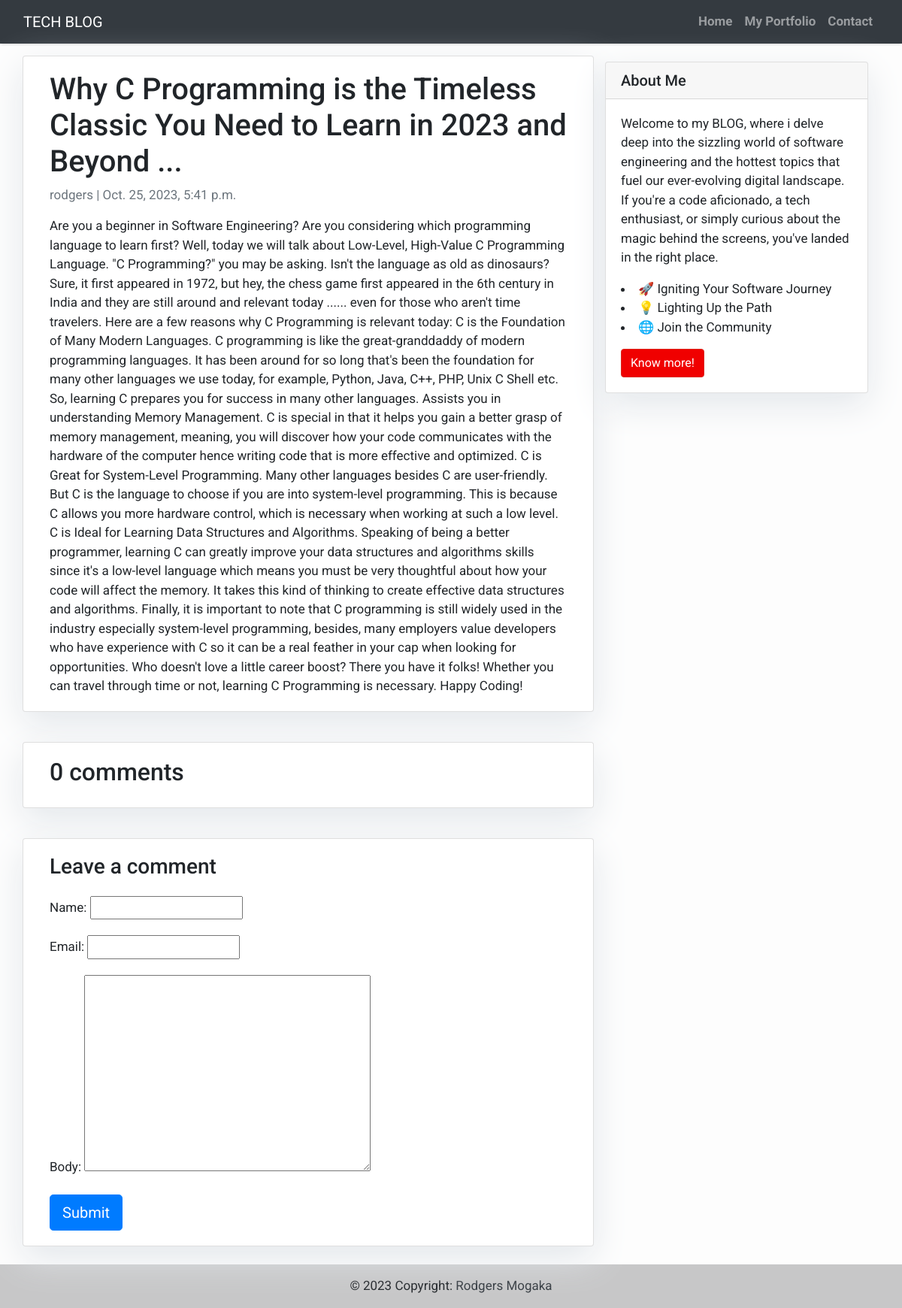
/why-c-programming-is-the-timeless-classic-you-need-to-learn-in-2023-and-beyond/, run on the app's committed database.
### blog/models.py (models this page shows, shortened)
class Post(models.Model):
    title = models.CharField(max_length=200, unique=True)
    slug = models.SlugField(max_length=200, unique=True)
    author = models.ForeignKey(User, on_delete= models.CASCADE,related_name='blog_posts')
    updated_on = models.DateTimeField(auto_now= True)
    content = models.TextField()
    created_on = models.DateTimeField(auto_now_add=True)
    status = models.IntegerField(choices=STATUS, default=0)
    class Meta:
        ordering = ['-created_on']

### blog/views.py (the view)
# urls.py: path("<slug:slug>/", views.post_detail, name="post_detail"),
def post_detail(request, slug):
    template_name = "post_detail.html"
    post = get_object_or_404(Post, slug=slug)
    comments = post.comments.filter(active=True).order_by("-created_on")
    new_comment = None
    if request.method == "POST":
        comment_form = CommentForm(data=request.POST)
        if comment_form.is_valid():
            new_comment = comment_form.save(commit=False)
            new_comment.post = post
            new_comment.save()
    else:
        comment_form = CommentForm()
    return render(
        request,
        template_name,
        {
            "post": post,
            "comments": comments,
            "new_comment": new_comment,
            "comment_form": comment_form,
        },
    )

### blog/forms.py
class CommentForm(forms.ModelForm):
    class Meta:
        model = Comment
        fields = ("name", "email", "body")

### templates/post_detail.html (shortened to what this page needs)
{% extends 'base.html' %}
 {% block content %}<div class="container">
  <div class="row">
    <div class="col-md-8 card mb-4  mt-3 left  top">
     <div class="card-body">
        <h1>{% block title %} {{ post.title }} {% endblock title %}</h1>
       <p class=" text-muted">{{ post.author }} | {{ post.created_on }}</p>
        <p class="card-text ">{{ post.content | safe }}</p>
     </div>    </div>
   {% block sidebar %}
 {% include 'sidebar.html' %}
{% endblock sidebar %}
   <div class="col-md-8 card mb-4  mt-3 ">
      <div class="card-body">
       <h2>{{ comments.count }} comments</h2>
      </div>
   </div>
    <div class="col-md-8 card mb-4  mt-3 ">
      <div class="card-body">
        {% if new_comment %}
        <div class="alert alert-success" role="alert">
          Your comment is awaiting moderation
        </div>
        {% else %}
        <h3>Leave a comment</h3>
        <form method="post" style="margin-top: 1.3em;">
          {{ comment_form.as_p }}
          <button type="submit" class="btn btn-primary  btn-lg">Submit</button>
        </form>
        {% endif %}
      </div>
    </div>
  </div>
</div>
{% endblock content %}

### templates/base.html (style rules this page uses)
body { font-family: "Roboto", sans-serif; font-size: 17px; background-color: #fdfdfd; }

### templates/sidebar.html (style rules this page uses)
.card { box-shadow: 0 16px 48px #E3E7EB; }

### data on the page
Post: title "Why C Programming is the Timeless Classic You Need to Learn in 2023 and Beyond ...", author "rodgers", created_on "Oct. 25, 2023, 5:41 p.m.", content "Are you a beginner in Software Engineering? Are you considering which programming language to learn first? Well, today we will talk about Low-Level, High-Value C Programming Language. \"C Programming?\" you may be asking. Isn't the language as old as dinosaurs? Sure, it first appeared in 1972, but hey, the chess game first appeared in the 6th century in India and they are still around and relevant today ...... even for those who aren't time travelers. Here are a few reasons why C Programming is relevant today: C is the Foundation of Many Modern Languages. C programming is like the great-granddaddy of modern programming languages. It has been around for so long that's been the foundation for…"

### other printed values
{{ comments.count }} "0"
